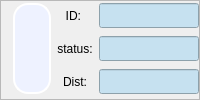
                           <widget class="QFrame" name="proc_main_bottom_right">
                            <property name="frameShape">
                             <enum>QFrame::StyledPanel</enum>
                            </property>
                            <property name="frameShadow">
                             <enum>QFrame::Raised</enum>
                            </property>
                            <layout class="QGridLayout" name="gridLayout_2" columnstretch="4,0,2">
                             <property name="leftMargin">
                              <number>12</number>
                             </property>
                             <property name="topMargin">
                              <number>0</number>
                             </property>
                             <property name="rightMargin">
                              <number>0</number>
                             </property>
                             <property name="bottomMargin">
                              <number>0</number>
                             </property>
                             <item row="0" column="0" rowspan="3">
                              <widget class="QLabel" name="match_show_img">
                               <property name="sizePolicy">
                                <sizepolicy hsizetype="Ignored" vsizetype="Ignored">
                                 <horstretch>0</horstretch>
                                 <verstretch>0</verstretch>
                                </sizepolicy>
                               </property>
                               <property name="font">
                                <font>
                                 <family>Arial</family>
                                </font>
                               </property>
                               <property name="styleSheet">
                                <string notr="true">background-color: rgb(238, 242, 255);
border:2px solid rgb(255, 255, 255);
border-radius:15px</string>
                               </property>
                               <property name="text">
                                <string/>
                               </property>
                               <property name="alignment">
                                <set>Qt::AlignCenter</set>
                               </property>
                              </widget>
                             </item>
                             <item row="0" column="1">
                              <widget class="QLabel" name="label_3">
                               <property name="font">
                                <font>
                                 <family>Arial</family>
                                 <bold>false</bold>
                                </font>
                               </property>
                               <property name="styleSheet">
                                <string notr="true"/>
                               </property>
                               <property name="text">
                                <string>ID: </string>
                               </property>
                               <property name="alignment">
                                <set>Qt::AlignCenter</set>
                               </property>
                               <property name="wordWrap">
                                <bool>false</bool>
                               </property>
                              </widget>
                             </item>
                             <item row="0" column="2">
                              <widget class="QLineEdit" name="match_show_id">
                               <property name="minimumSize">
                                <size>
                                 <width>100</width>
                                 <height>25</height>
                                </size>
                               </property>
                               <property name="font">
                                <font>
                                 <family>Arial</family>
                                 <bold>true</bold>
                                </font>
                               </property>
                               <property name="styleSheet">
                                <string notr="true">
background-color:rgb(198, 225, 240);</string>
                               </property>
                               <property name="text">
                                <string/>
                               </property>
                              </widget>
                             </item>
                             <item row="1" column="1">
                              <widget class="QLabel" name="label_8">
                               <property name="font">
                                <font>
                                 <family>Arial</family>
                                 <bold>false</bold>
                                </font>
                               </property>
                               <property name="styleSheet">
                                <string notr="true"/>
                               </property>
                               <property name="text">
                                <string>status:</string>
                               </property>
                               <property name="alignment">
                                <set>Qt::AlignCenter</set>
                               </property>
                               <property name="wordWrap">
                                <bool>false</bool>
                               </property>
                              </widget>
                             </item>
                             <item row="1" column="2">
                              <widget class="QLineEdit" name="match_show_status">
                               <property name="minimumSize">
                                <size>
                                 <width>100</width>
                                 <height>25</height>
                                </size>
                               </property>
                               <property name="font">
                                <font>
                                 <family>Arial</family>
                                 <bold>true</bold>
                                </font>
                               </property>
                               <property name="styleSheet">
                                <string notr="true">
background-color:rgb(198, 225, 240);</string>
                               </property>
                               <property name="text">
                                <string/>
                               </property>
                              </widget>
                             </item>
                             <item row="2" column="1">
                              <widget class="QLabel" name="label_9">
                               <property name="font">
                                <font>
                                 <family>Arial</family>
                                 <bold>false</bold>
                                </font>
                               </property>
                               <property name="styleSheet">
                                <string notr="true"/>
                               </property>
                               <property name="text">
                                <string>Dist:</string>
                               </property>
                               <property name="alignment">
                                <set>Qt::AlignCenter</set>
                               </property>
                               <property name="wordWrap">
                                <bool>false</bool>
                               </property>
                              </widget>
                             </item>
                             <item row="2" column="2">
                              <widget class="QLineEdit" name="match_show_dist">
                               <property name="minimumSize">
                                <size>
                                 <width>100</width>
                                 <height>25</height>
                                </size>
                               </property>
                               <property name="font">
                                <font>
                                 <family>Arial</family>
                                 <bold>true</bold>
                                </font>
                               </property>
                               <property name="styleSheet">
                                <string notr="true">
background-color:rgb(198, 225, 240);</string>
                               </property>
                               <property name="text">
                                <string/>
                               </property>
                              </widget>
                             </item>
                            </layout>
                           </widget>
